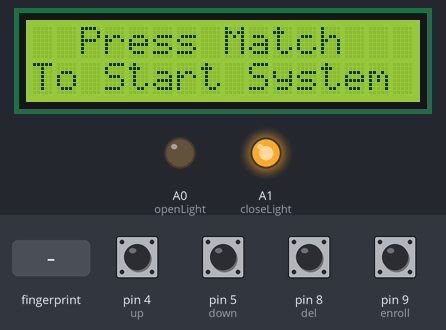
A sketch run on a simulated Arduino Uno, built with avr-gcc and run on an emulated ATmega328P. Shown: 16×2 character LCD, output pins drawn as LEDs (lit = HIGH). The inputs (shaded band) are chosen by the test bench; at power-on: pin 4 (up), pin 5 (down), pin 8 (del), pin 9 (enroll) HIGH. What the sketch prints to the serial monitor is not drawn.

Above: at 9.2 s.
9.3 s: pin 8 (del) pulled LOW for 2.2 s
At 10.4 s:
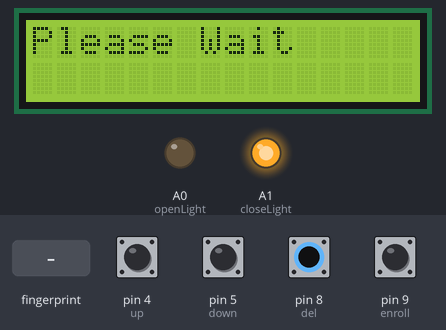
13.5 s: pin 9 (enroll) pulled LOW for 2.2 s
At 18.1 s:
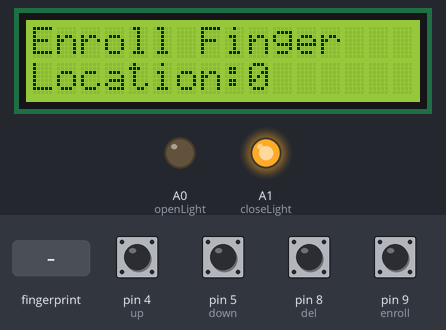
19.0 s: pin 8 (del) pulled LOW for 2.2 s
At 21.5 s:
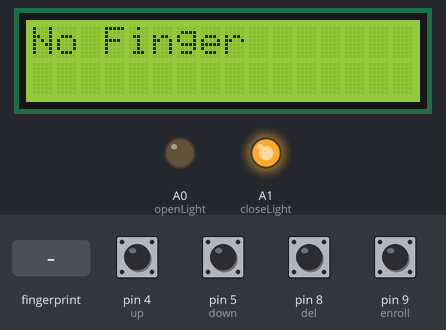
22.7 s: finger stored as number 1 placed on the sensor
At 23.9 s:
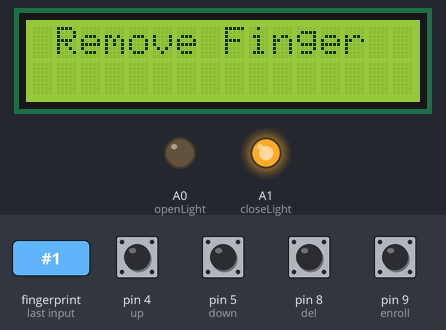
26.4 s: finger stored as number 1 placed on the sensor
At 27.4 s:
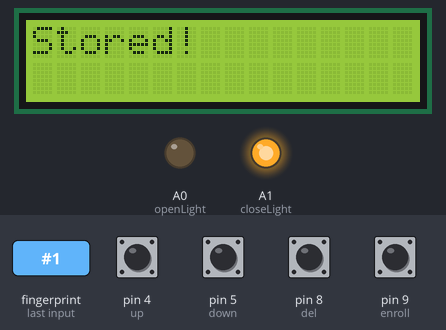
32.1 s: pin 4 (up) pulled LOW for 2.2 s
At 33.7 s:
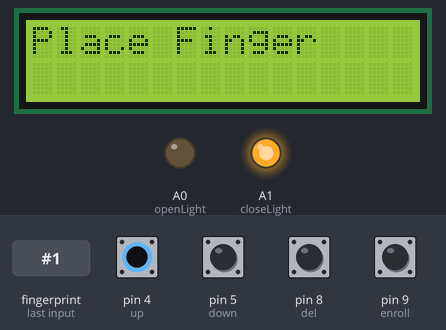
Timing chart, 0 to 35.2 s (numbered marks = the images above; inputs shaded):
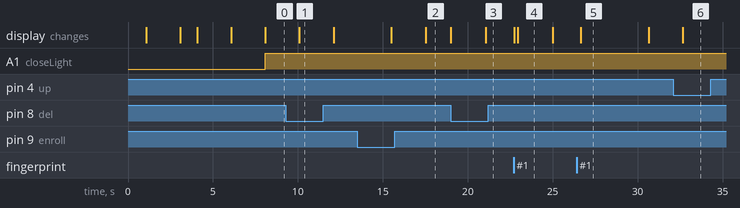

Measured:
- after the input at 9.3 s, the display: changes after 0.79 s (image 1)
- after the input at 13.5 s, the display: first changes after 2.0 s (image 2 shows a later state)
- after the input at 19.0 s, the display: first changes at once (image 3 shows a later state)
- after the input at 22.7 s, the display: first changes at once (image 4 shows a later state)
- after the input at 26.4 s, the display: changes after 0.25 s (image 5)
- after the input at 32.1 s, the display: changes after 0.56 s (image 6)
- what the display in image 4 shows lasts 2.1 s, from 22.9 s to 25.0 s

The sketch:

BIOMETRIC2.ino
```cpp
#include<LiquidCrystal.h>
LiquidCrystal lcd(13,12,11,10,6,7);
#include <SoftwareSerial.h>
SoftwareSerial fingerPrint(2,3);


#include<Adafruit_Fingerprint.h>
uint8_t id;
Adafruit_Fingerprint finger = Adafruit_Fingerprint(&fingerPrint);

#define enroll 9
#define del 8
#define up 4
#define down 5
#define openLight A0
#define closeLight A1


void setup()
{
    delay(1000);

    pinMode(enroll, INPUT_PULLUP);
    pinMode(up, INPUT_PULLUP);
    pinMode(down, INPUT_PULLUP);
    pinMode(del, INPUT_PULLUP);
    pinMode(openLight, OUTPUT);
    pinMode(closeLight, OUTPUT);

    lcd.begin(16,2);
    lcd.print("   Biometric    ");
    lcd.setCursor(0,1);
    lcd.print("Security System");
    delay(2000);
    lcd.clear();
    finger.begin(57600);
    Serial.begin(9600);
    lcd.clear();
    lcd.print(" Finding Module ");
    lcd.setCursor(0,1);
    delay(2000);
    if (finger.verifyPassword())
    {
      Serial.println("Found fingerprint sensor!");
      lcd.clear();
      lcd.print(" Module Found  ");
      delay(2000);
    }
    else
    {
    Serial.println("Did not find fingerprint sensor :(");
    lcd.clear();
    lcd.print("Module Not Found");
    lcd.setCursor(0,1);
    lcd.print("Check Connections");
    while (1);
    }
}

void loop()
{
 lcd.setCursor(0,0);
 lcd.print("  Press Match       ");
 lcd.setCursor(0,1);
 lcd.print("To Start System");
 digitalWrite(closeLight, HIGH);
 if(digitalRead(up)==0 || digitalRead(down)==0)
 {
  for(int i=0;i<5;i++) { lcd.clear(); lcd.print("Place Finger"); delay(2000); int result=getFingerprintIDez(); if(result>=0)
    {
        digitalWrite(openLight, HIGH);
        digitalWrite(closeLight, LOW);
        lcd.clear();
        lcd.print("    Allowed    ");
        lcd.setCursor(0,1);
        lcd.print("  Start Bike   ");


        digitalWrite(closeLight, HIGH);

        for(int j=0;j<7;j++)
        {
          for(int k=0;k<10;k++)
          {

            delay(1000);

           }
          }
        digitalWrite(openLight, LOW);


        lcd.setCursor(0,1);
        lcd.print("    Put Finger    ");
        return;
     }

   }
 }
 checkKeys();
 delay(2000);
}

void checkKeys()
{
   if(digitalRead(enroll) == 0)
   {
    lcd.clear();
    lcd.print("Please Wait");
    delay(2000);
    while(digitalRead(enroll) == 0);
    Enroll();
   }

   else if(digitalRead(del) == 0)
   {
    lcd.clear();
    lcd.print("Please Wait");
    delay(2000);
    delet();
   }
}

void Enroll()
{
   int count=0;
   lcd.clear();
   lcd.print("Enroll Finger    ");
   lcd.setCursor(0,1);
   lcd.print("Location:");
   while(1)
   {
     lcd.setCursor(9,1);
     lcd.print(count);
     if(digitalRead(up) == 0)
     {
       count++;
       if(count>25)
       count=0;
       delay(500);
     }

     else if(digitalRead(down) == 0)
     {
       count--;
       if(count<0) count=25; delay(500); } else if(digitalRead(del) == 0) { id=count; getFingerprintEnroll(); return; } else if(digitalRead(enroll) == 0) { return; } } } void delet() { int count=0; lcd.clear(); lcd.print("Delete Finger "); lcd.setCursor(0,1); lcd.print("Location:"); while(1) { lcd.setCursor(9,1); lcd.print(count); if(digitalRead(up) == 0) { count++; if(count>25)
       count=0;
       delay(500);
     }

     else if(digitalRead(down) == 0)
     {
       count--;
       if(count<0)
       count=25;
       delay(500);
     }
     else if(digitalRead(del) == 0)
     {
          id=count;
          deleteFingerprint(id);
          return;
     }

       else if(digitalRead(enroll) == 0)
     {
          return;
     }
 }
}

uint8_t getFingerprintEnroll()
{
  int p = -1;
  lcd.clear();
  lcd.print("Finger ID:");
  lcd.print(id);
  lcd.setCursor(0,1);
  lcd.print("Place Finger");
  delay(2000);
  while (p != FINGERPRINT_OK)
  {
    p = finger.getImage();
    switch (p)
    {
    case FINGERPRINT_OK:
      Serial.println("Image taken");
      lcd.clear();
      lcd.print("Image taken");
      break;
    case FINGERPRINT_NOFINGER:
      Serial.println("No Finger");
      lcd.clear();
      lcd.print("No Finger");
      break;
    case FINGERPRINT_PACKETRECIEVEERR:
      Serial.println("Communication error");
      lcd.clear();
      lcd.print("Comm Error");
      break;
    case FINGERPRINT_IMAGEFAIL:
      Serial.println("Imaging error");
      lcd.clear();
      lcd.print("Imaging Error");
      break;
    default:
      Serial.println("Unknown error");
       lcd.clear();
      lcd.print("Unknown Error");
      break;
    }
  }

  // OK success!

  p = finger.image2Tz(1);
  switch (p) {
    case FINGERPRINT_OK:
      Serial.println("Image converted");
      lcd.clear();
      lcd.print("Image converted");
      break;
    case FINGERPRINT_IMAGEMESS:
      Serial.println("Image too messy");
       lcd.clear();
       lcd.print("Image too messy");
      return p;
    case FINGERPRINT_PACKETRECIEVEERR:
      Serial.println("Communication error");
      lcd.clear();
      lcd.print("Comm Error");
      return p;
    case FINGERPRINT_FEATUREFAIL:
      Serial.println("Could not find fingerprint features");
      lcd.clear();
      lcd.print("Feature Not Found");
      return p;
    case FINGERPRINT_INVALIDIMAGE:
      Serial.println("Could not find fingerprint features");
      lcd.clear();
      lcd.print("Feature Not Found");
      return p;
    default:
      Serial.println("Unknown error");
      lcd.clear();
      lcd.print("Unknown Error");
      return p;
  }

  Serial.println("Remove finger");
  lcd.clear();
  lcd.print(" Remove Finger ");
  delay(2000);
  p = 0;
  while (p != FINGERPRINT_NOFINGER) {
    p = finger.getImage();
  }
  Serial.print("ID "); Serial.println(id);
  p = -1;
  Serial.println("Place same finger again");
   lcd.clear();
      lcd.print("  Place Finger  ");
      lcd.setCursor(0,1);
      lcd.print("     Again      ");
  while (p != FINGERPRINT_OK) {
    p = finger.getImage();
    switch (p) {
    case FINGERPRINT_OK:
      Serial.println("Image taken");
      break;
    case FINGERPRINT_NOFINGER:
      Serial.print(".");
      break;
    case FINGERPRINT_PACKETRECIEVEERR:
      Serial.println("Communication error");
      break;
    case FINGERPRINT_IMAGEFAIL:
      Serial.println("Imaging error");
      break;
    default:
      Serial.println("Unknown error");
      return 0;
    }
  }

  // OK success!

  p = finger.image2Tz(2);
  switch (p) {
    case FINGERPRINT_OK:
      Serial.println("Image converted");
      break;
    case FINGERPRINT_IMAGEMESS:
      Serial.println("Image too messy");
      return p;
    case FINGERPRINT_PACKETRECIEVEERR:
      Serial.println("Communication error");
      return p;
    case FINGERPRINT_FEATUREFAIL:
      Serial.println("Could not find fingerprint features");
      return p;
    case FINGERPRINT_INVALIDIMAGE:
      Serial.println("Could not find fingerprint features");
      return p;
    default:
      Serial.println("Unknown error");
      return p;
  }

  // OK converted!
  Serial.print("Creating model for #");  Serial.println(id);

  p = finger.createModel();
  if (p == FINGERPRINT_OK) {
    Serial.println("Prints matched!");
  } else if (p == FINGERPRINT_PACKETRECIEVEERR) {
    Serial.println("Communication error");
    return p;
  } else if (p == FINGERPRINT_ENROLLMISMATCH) {
    Serial.println("Fingerprints did not match");
    return p;
  } else {
    Serial.println("Unknown error");
    return p;
  }

  Serial.print("ID "); Serial.println(id);
  p = finger.storeModel(id);
  if (p == FINGERPRINT_OK) {
    Serial.println("Stored!");
    lcd.clear();
    lcd.print("Stored!");
    delay(2000);
  } else if (p == FINGERPRINT_PACKETRECIEVEERR) {
    Serial.println("Communication error");
    return p;
  } else if (p == FINGERPRINT_BADLOCATION) {
    Serial.println("Could not store in that location");
    return p;
  } else if (p == FINGERPRINT_FLASHERR) {
    Serial.println("Error writing to flash");
    return p;
  }
  else {
    Serial.println("Unknown error");
    return p;
  }
}

int getFingerprintIDez()
{
  uint8_t p = finger.getImage();

  if (p != FINGERPRINT_OK)
  return -1;

  p = finger.image2Tz();
  if (p != FINGERPRINT_OK)
  return -1;

  p = finger.fingerFastSearch();
  if (p != FINGERPRINT_OK)
  {
   lcd.clear();
   lcd.print("Finger Not Found");
   lcd.setCursor(0,1);
   lcd.print("Try Later");
   delay(2000);
  return -1;
  }
  // found a match!
  Serial.print("Found ID #");
  Serial.print(finger.fingerID);
  return finger.fingerID;
}

uint8_t deleteFingerprint(uint8_t id)
{
  uint8_t p = -1;
  lcd.clear();
  lcd.print("Please wait");
  p = finger.deleteModel(id);
  if (p == FINGERPRINT_OK)
  {
    Serial.println("Deleted!");
    lcd.clear();
    lcd.print("Figer Deleted");
    lcd.setCursor(0,1);
    lcd.print("Successfully");
    delay(2000);
  }

  else
  {
    Serial.print("Something Wrong");
    lcd.clear();
    lcd.print("Something Wrong");
    lcd.setCursor(0,1);
    lcd.print("Try Again Later");
    delay(2000);
    return p;
  }
}
```
